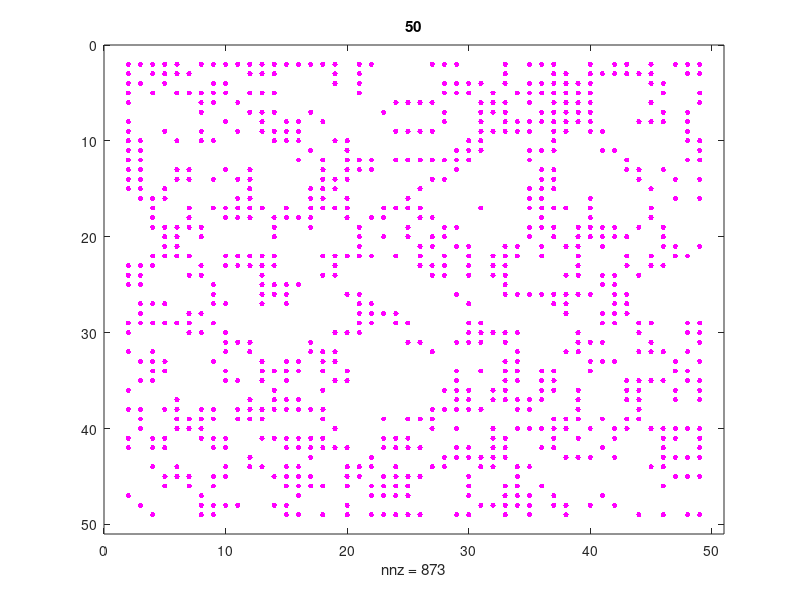

Write the MATLAB code that produced this figure.
%% Conway's Game of Life

% Generating random 1st Generation
g = 50; % grid size
d = 0.1; % density of nonzeros
n = 50;

x = sprand(g-2,g-2,d);
gen1 = spones(x); % converting nonzeros to ones

% Creating a zeros border
gen = zeros(g,g);
gen(2:g-1,2:g-1) = gen1;

for t = 1:n
  
% Displaying generation
spy(gen,'.m',12) % plot sparse pattern with magenta circles size 12
title(num2str(t)) % labeling each plot with the generation number
drawnow
pause(0.2)

% Replacing each element with the sum of its neighbours
i = 2:g-1;
j = 2:g-1;
gen(i,j) = gen(i-1,j+1) + gen(i-1,j) + gen(i-1,j-1) + gen(i,j+1) + gen(i,j-1) + gen(i+1,j+1) + gen(i+1,j) + gen(i+1,j-1);

% Implement game rules
gen(gen < 2) = 0; % Underpopulation
gen(gen > 3) = 0; % Overpopulation
gen(gen == 2 | gen == 3) = 1; % Lives to the next generation

end
